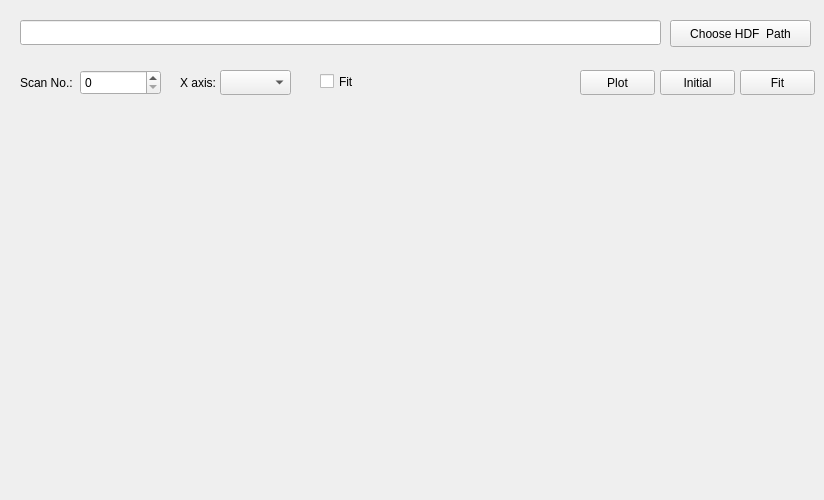
   <widget class="QWidget" name="hdfTab">
    <attribute name="title">
     <string>Taipan HDF</string>
    </attribute>
    <widget class="QLineEdit" name="pathTaipanHDF">
     <property name="geometry">
      <rect>
       <x>20</x>
       <y>20</y>
       <width>641</width>
       <height>25</height>
      </rect>
     </property>
    </widget>
    <widget class="QPushButton" name="btnSelectHDFDir">
     <property name="geometry">
      <rect>
       <x>670</x>
       <y>20</y>
       <width>141</width>
       <height>27</height>
      </rect>
     </property>
     <property name="text">
      <string>Choose HDF  Path</string>
     </property>
    </widget>
    <widget class="QWidget" name="hdfPlotCanvas" native="true">
     <property name="geometry">
      <rect>
       <x>20</x>
       <y>150</y>
       <width>551</width>
       <height>341</height>
      </rect>
     </property>
    </widget>
    <widget class="QSpinBox" name="spinboxHDFNum">
     <property name="geometry">
      <rect>
       <x>80</x>
       <y>70</y>
       <width>81</width>
       <height>25</height>
      </rect>
     </property>
     <property name="maximum">
      <number>9999999</number>
     </property>
    </widget>
    <widget class="QLabel" name="label_26">
     <property name="geometry">
      <rect>
       <x>20</x>
       <y>70</y>
       <width>81</width>
       <height>25</height>
      </rect>
     </property>
     <property name="text">
      <string>Scan No.:</string>
     </property>
    </widget>
    <widget class="QComboBox" name="comboHDFXAxis">
     <property name="geometry">
      <rect>
       <x>220</x>
       <y>70</y>
       <width>71</width>
       <height>25</height>
      </rect>
     </property>
    </widget>
    <widget class="QLabel" name="label_27">
     <property name="geometry">
      <rect>
       <x>180</x>
       <y>70</y>
       <width>41</width>
       <height>25</height>
      </rect>
     </property>
     <property name="text">
      <string>X axis:</string>
     </property>
    </widget>
    <widget class="QPushButton" name="btnHDFFit">
     <property name="geometry">
      <rect>
       <x>740</x>
       <y>70</y>
       <width>75</width>
       <height>25</height>
      </rect>
     </property>
     <property name="text">
      <string>Fit</string>
     </property>
    </widget>
    <widget class="QPushButton" name="btnHDFPlot">
     <property name="geometry">
      <rect>
       <x>580</x>
       <y>70</y>
       <width>75</width>
       <height>25</height>
      </rect>
     </property>
     <property name="text">
      <string>Plot</string>
     </property>
    </widget>
    <widget class="QPushButton" name="btnHDFInitial">
     <property name="geometry">
      <rect>
       <x>660</x>
       <y>70</y>
       <width>75</width>
       <height>25</height>
      </rect>
     </property>
     <property name="text">
      <string>Initial</string>
     </property>
    </widget>
    <widget class="QCheckBox" name="chkHDFFit">
     <property name="geometry">
      <rect>
       <x>320</x>
       <y>70</y>
       <width>51</width>
       <height>23</height>
      </rect>
     </property>
     <property name="text">
      <string>Fit</string>
     </property>
    </widget>
   </widget>
